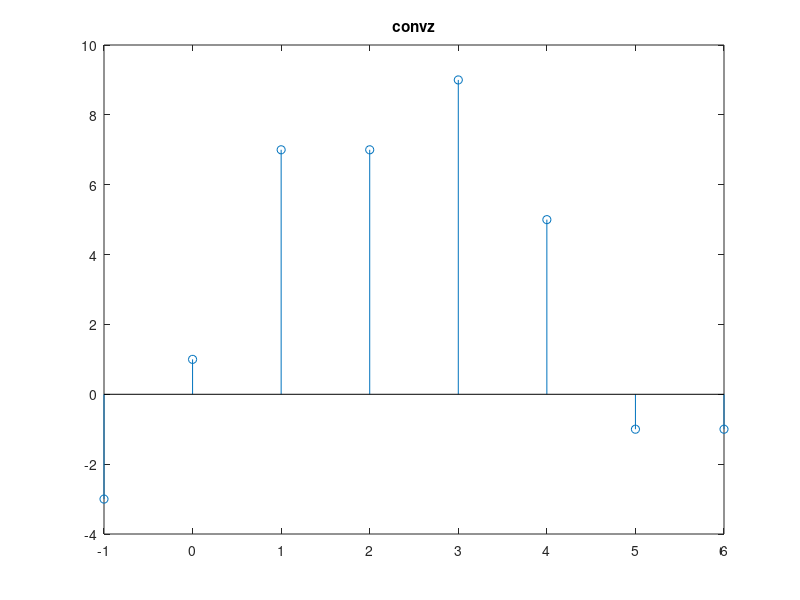

MATLAB code for this plot:
clear; clc
x = [-3, 4, 6, 0, -1];
y = [ 1, 1, 1, 1];

z = conv(x, y)

N = length(z);
stem(-1:N-2, z);
title('convz');
